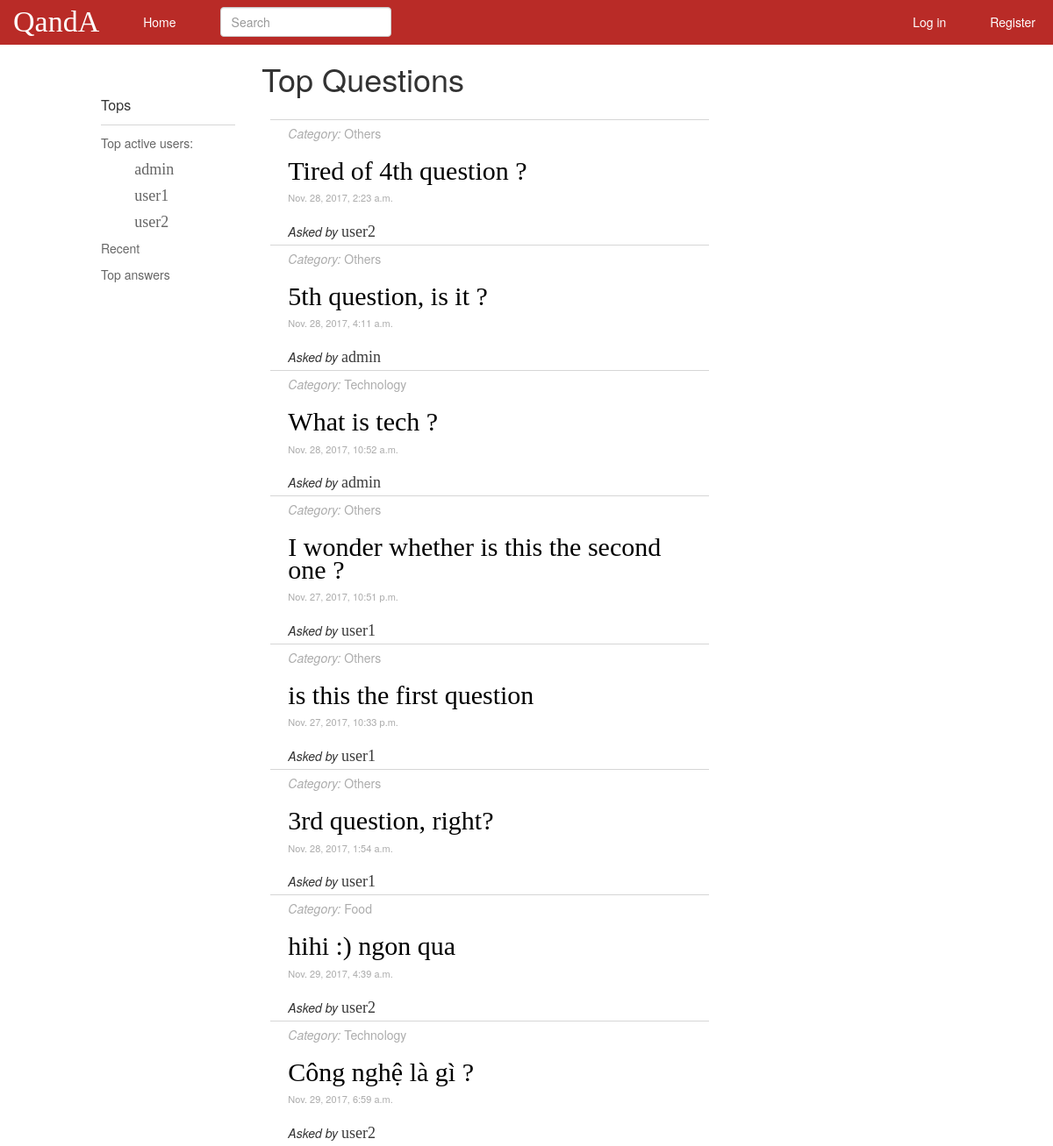
Before: / with the older database file.
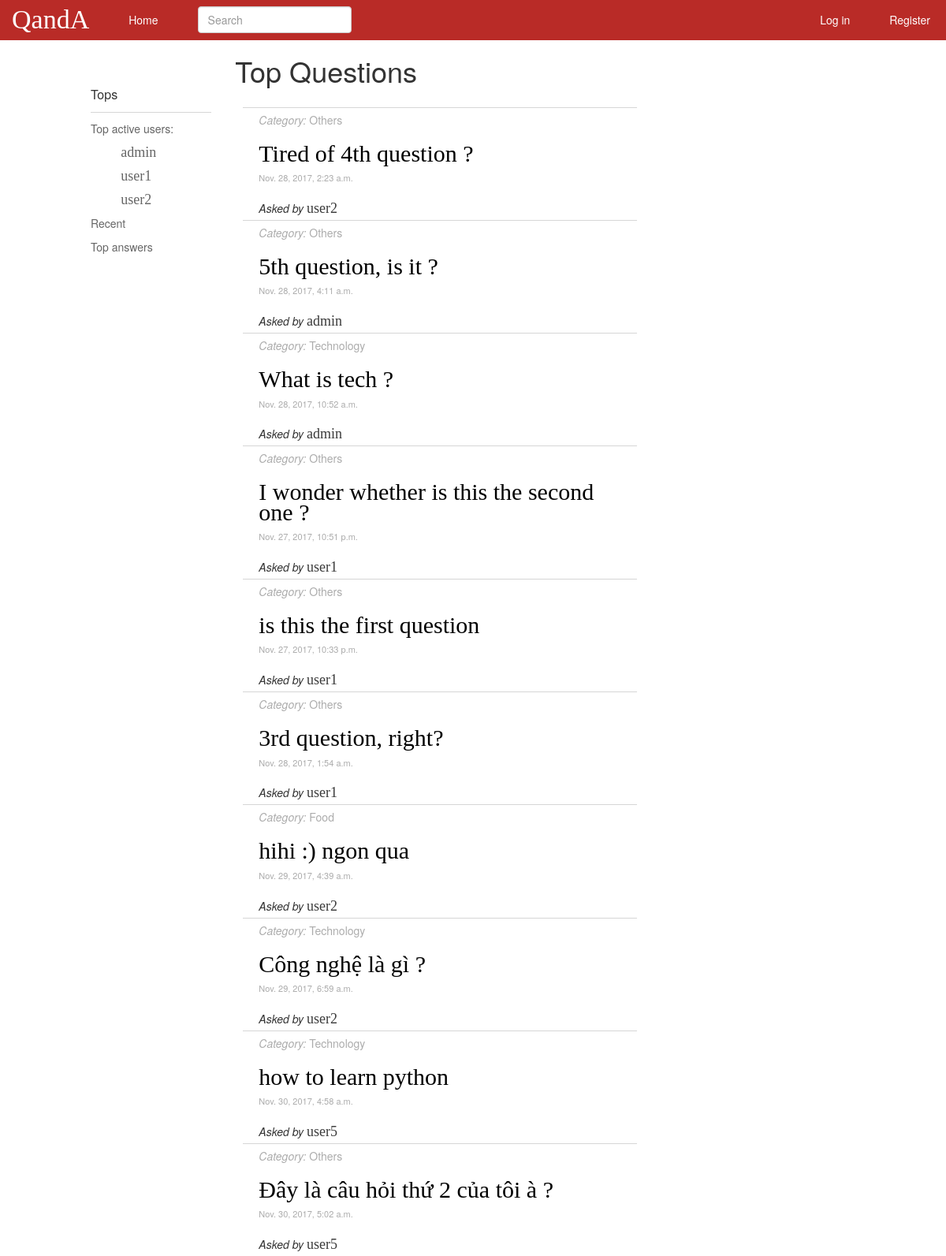
After: the same page with the newer database file.
### polls/models.py (models this page shows, shortened)
class Question(models.Model):
	content = models.CharField(max_length=200)
	category = models.CharField(max_length=30, null=True)
	time = models.DateTimeField('date asked')
	user = models.ForeignKey(User, on_delete=models.CASCADE, related_name="creator")
	followers = models.ManyToManyField(User, related_name="followers")

### polls/views.py (the view)
# urls.py: url(r'^$', views.home, name='home'),
def home(request, new_feed='0'):
	tops = Answer.objects.values('user__username', 'user__id').annotate(answer_num=Count('user_id')).order_by('-answer_num')[:3]
	top_users = [(top['user__username'], top['user__id']) for top in tops]
	questions = []
	answers = []
	if new_feed == '0':
		questions = Question.objects.annotate(follow_num = Count('followers')).order_by('-follow_num')
	elif new_feed == '1':
		questions = Question.objects.order_by('-time')
	else:
		answers = Answer.objects.values('content', 'time', 'user__username', 'question__content', 'question__id', 'user__id', 'question__category').annotate(vote_num = Count('voters')).order_by('-vote_num')
	return render(request, 'polls/home.html', context = {'top_users' : top_users, 'questions' : questions, 'new_feed' : new_feed, 'answers' : answers})

### polls/templates/polls/home.html
{% extends "polls/base.html" %}
{% load static%}
{% block content %}
		<div class="container-fluid" id="mainview">
			<div class="col-xs-2 left-panel" style="margin-top:59px" >
				<div class="side-pannel-header" style="margin-bottom:10px">Tops</div>
				<hr class="hrstyle" width="100%">
				<ul style="padding:0">
					<li class="side-pannel-text pannel-item">Top active users:</li>
						{% for username, userid in top_users %}
							<div style="padding-left:25%"><li class="pannel-item"><a href="{% url 'polls:profile' userid %}" class="username accent-text" style="color:#666">{{username}}</a></li></div>
						{% endfor %}
					{% if new_feed == '0' %}
					<li class="pannel-item"><a href="{% url 'polls:home' 1 %}" class="side-pannel-text">Recent</a></li>
					{% else %}
					<li class="pannel-item"><a href="{% url 'polls:home' %}" class="side-pannel-text">Top questions</a></li>
					{% endif %}
					<li class="pannel-item"><a href="{% url 'polls:home' 2 %}" class="side-pannel-text">Top answers</a></li>
				</ul>
			</div>
			<div class="col-xs-6">
				{% if new_feed == '2' %}
					<h1 style="margin-bottom:5%">Top Answers</h1>
					{% include 'polls/answers.html' with answers=answers %}
				{% elif new_feed == '0'%}
					<h1 style="margin-bottom:5%">Top Questions</h1>
					{% include 'polls/questions.html' with questions=questions %}
				{% else %}
					<h1 style="margin-bottom:5%">New Questions</h1>
					{% include 'polls/questions.html' with questions=questions %}
				{% endif %}
			</div>
		</div>
{% endblock content %}

### polls/templates/polls/base.html (shortened to what this page needs)
{% load static %}
<html>
	<head>
		<link rel="stylesheet" type="text/css" href="{% static '/polls/style.css' %}" />
		<link rel="stylesheet" href="https://maxcdn.bootstrapcdn.com/bootstrap/3.3.7/css/bootstrap.min.css">
	</head>
	<body>
		<nav class="row navbar navbar-fixed-top" id="header">
		  <div class="container-fluid">
		    <div class="navbar-header">
		      	<a class="navbar-brand" href="#" id="mytitle">QandA</a>
		    </div>
		    <ul class="nav navbar-nav navbar-left">
				<li><a href="/">Home</a></li>
		    </ul>
		    <form class="navbar-form navbar-left" method="post" action="{% url 'polls:search' %}">
		    	<input type="text" class="form-control" name="keyword" placeholder="Search">
	    	</form>
	    	<ul class="nav navbar-nav navbar-right">
				{% if user.is_authenticated %}
			    	<li><a style="color: blue">Hello, {{ user.username }}.</a></li>
			    	<li><a href="{% url 'users:logout' %}">Log out</a></li>
			    {% else %}
			    	<li><a href="{% url 'users:login' %}">Log in</a></li>
			    	<li><a href="{% url 'users:register' %}">Register</a></li>
			    {% endif %}
		    </ul>
		  </div>
		</nav>
		{% block content %}
		{% endblock content %}
	</body>
</html>

### polls/templates/polls/questions.html
{% load static %}
{% for question in questions %}
	<div class="content-wrapper">
		<div><a href="{% url 'polls:category' question.category %}" class="category"><i>Category:</i> {{question.category}}</a></div>
		<h2><a href="{% url 'polls:details' question.id %}" class="accent-text question-text">{{question.content}}</a></h2>
		<div class="time">{{question.time}}</div>
		<br>
		<div><span class="tagging-text">Asked by </span><a href="{% url 'polls:profile' question.user.id %}" class="accent-text username">{{question.user.username}}</a></div>
	</div>
{% endfor %}

### polls/static/polls/style.css (style rules this page uses)
body { background-color: #fff; padding-left: 100px; }
h1 { color: rgb(88, 88, 88) }
#header { background-color: rgb(185, 43, 39); }
#mytitle { font-family: "Times New Roman", Georgia; font-size: 34px; color: #fff; }
#mainview { margin: 0px 0px 0px 0px; padding: 0px 0px 0px 0px; margin-top: 50px; }
#header a { color: #fff; margin: 0px 20px 0px 0px; }
.left-panel li { list-style: none; }
.category { color: #acacac; }
hr.hrstyle { border-top: 1px solid rgb(214, 214, 214); margin-top: 1px; margin-bottom: 0px; }
.navbar-form { padding: 10px 50px; margin: 0px 0px 0px 0px; border-top: 0px solid transparent; border-bottom: 0px solid transparent; -webkit-box-shadow: inset 0 1px 0 rgba(255,255,255,.1),0 1px 0 rgba(255,255,255,.1); box-shadow: inset 0 1px 0 rgba(255,255,255,.1),0 0px 0 rgba(255,255,255,.1); }
.time { color: #acacac; font-size: 11px; }
.username { font-size: 18px; border-bottom: 1px solid transparent; display: inline-block; line-height: 0.85; }
.accent-text { font-family: "Times New Roman", Georgia; color: rgb(58, 58, 58); }
.question-text { font-size: 30px; color: black; border-bottom: 1px solid transparent; display: inline-block; line-height: 0.85; text-shadow: 2px 2px white, 2px -2px white, -2px 2px white, -2px -2px white; }
.content-wrapper { background-color: #fff; margin: 0px 10px 0px 10px; padding: 5px 20px 5px 20px; border-top: solid 0.5px; border-color: rgb(214, 214, 214); }
.side-pannel-header { font-size: 16px; }
.side-pannel-text { font-size: 14px; color: #666; text-decoration: none }
li.pannel-item { margin-top: 10px; }
li a.username { font-size: 18px; border-bottom: 1px solid transparent; display: inline-block; line-height: 0.85; }
.tagging-text { font-size: 14px; font-style: italic; }

Changed rows visible on the page:
added Question: category "Technology", content "how to learn python", time "Nov. 30, 2017, 4:58 a.m.", user.username "user5"
added Question: category "Others", content "Đây là câu hỏi thứ 2 của tôi à ?", time "Nov. 30, 2017, 5:02 a.m.", user.username "user5"
